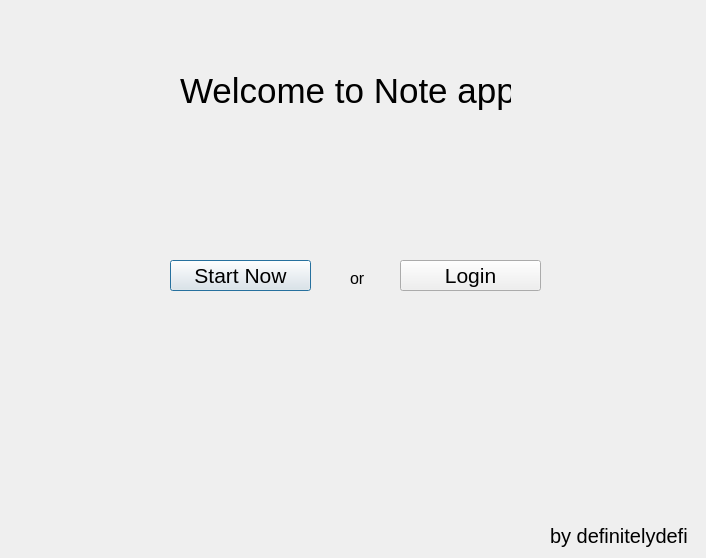
<?xml version="1.0" encoding="UTF-8"?>
<ui version="4.0">
 <class>Dialog</class>
 <widget class="QDialog" name="Dialog">
  <property name="geometry">
   <rect>
    <x>0</x>
    <y>0</y>
    <width>706</width>
    <height>558</height>
   </rect>
  </property>
  <property name="windowTitle">
   <string>Dialog</string>
  </property>
  <widget class="QLabel" name="label">
   <property name="geometry">
    <rect>
     <x>180</x>
     <y>60</y>
     <width>331</width>
     <height>61</height>
    </rect>
   </property>
   <property name="minimumSize">
    <size>
     <width>111</width>
     <height>0</height>
    </size>
   </property>
   <property name="font">
    <font>
     <pointsize>26</pointsize>
    </font>
   </property>
   <property name="text">
    <string>Welcome to Note app</string>
   </property>
  </widget>
  <widget class="QPushButton" name="toregister">
   <property name="geometry">
    <rect>
     <x>170</x>
     <y>260</y>
     <width>141</width>
     <height>31</height>
    </rect>
   </property>
   <property name="font">
    <font>
     <pointsize>16</pointsize>
    </font>
   </property>
   <property name="text">
    <string>Start Now</string>
   </property>
  </widget>
  <widget class="QPushButton" name="tologin">
   <property name="geometry">
    <rect>
     <x>400</x>
     <y>260</y>
     <width>141</width>
     <height>31</height>
    </rect>
   </property>
   <property name="font">
    <font>
     <pointsize>16</pointsize>
    </font>
   </property>
   <property name="text">
    <string>Login</string>
   </property>
  </widget>
  <widget class="QLabel" name="label_2">
   <property name="geometry">
    <rect>
     <x>350</x>
     <y>270</y>
     <width>21</width>
     <height>16</height>
    </rect>
   </property>
   <property name="font">
    <font>
     <pointsize>12</pointsize>
    </font>
   </property>
   <property name="text">
    <string>or</string>
   </property>
  </widget>
  <widget class="QLabel" name="label_3">
   <property name="geometry">
    <rect>
     <x>550</x>
     <y>520</y>
     <width>301</width>
     <height>31</height>
    </rect>
   </property>
   <property name="minimumSize">
    <size>
     <width>111</width>
     <height>0</height>
    </size>
   </property>
   <property name="font">
    <font>
     <pointsize>15</pointsize>
    </font>
   </property>
   <property name="text">
    <string>by definitelydefi</string>
   </property>
  </widget>
 </widget>
 <resources/>
 <connections/>
</ui>
